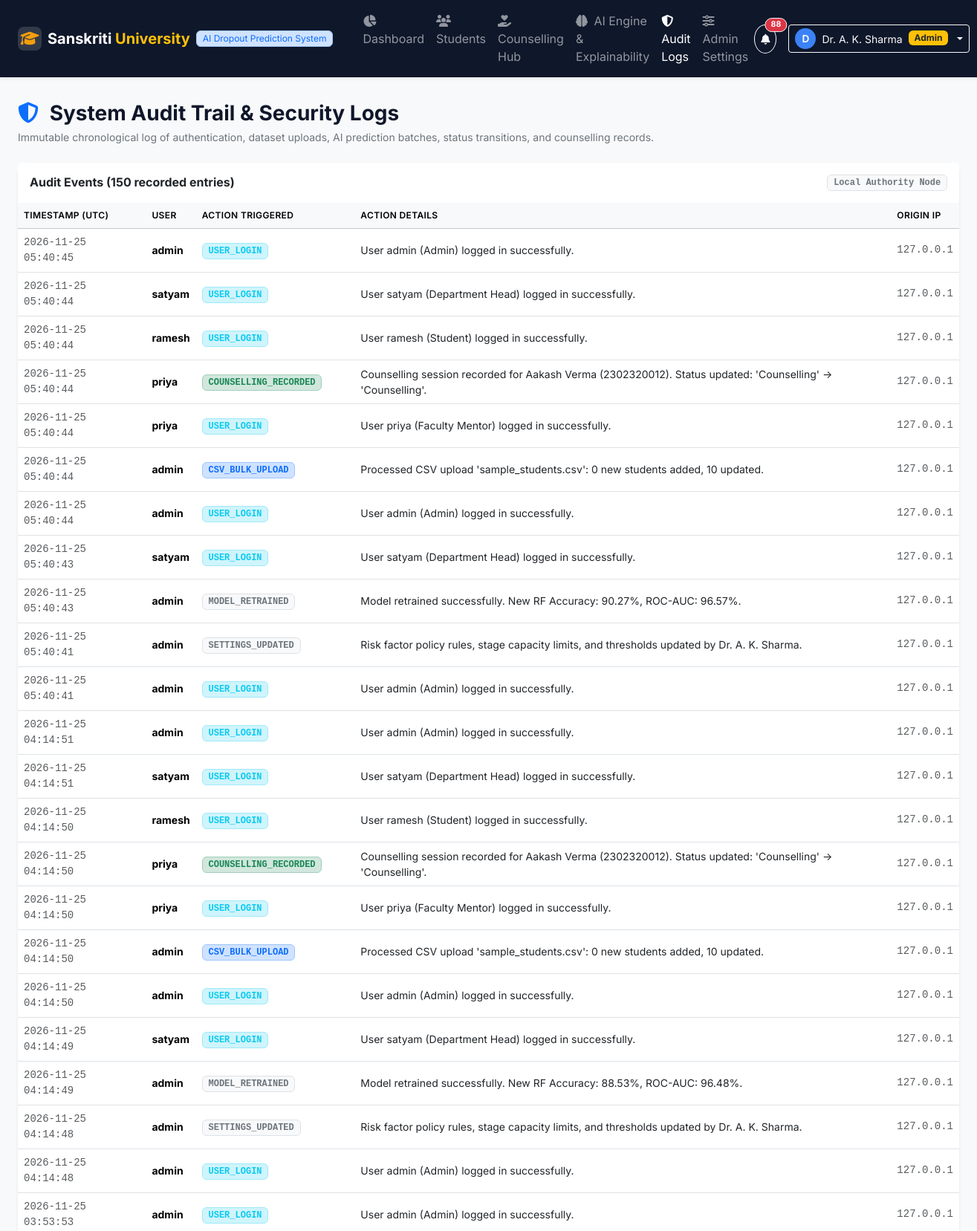
Screenshot of /audit-logs (signed in, upper part) with the database file from the repository.
### database.py (models this page shows)
class AuditLog(db.Model):
    __tablename__ = 'audit_logs'
    id = db.Column(db.Integer, primary_key=True)
    user_id = db.Column(db.Integer, nullable=True)
    username = db.Column(db.String(80), nullable=False, default='System')
    action = db.Column(db.String(100), nullable=False)
    details = db.Column(db.Text, nullable=True)
    ip_address = db.Column(db.String(50), nullable=True, default='127.0.0.1')
    timestamp = db.Column(db.DateTime, default=datetime.utcnow)

### app.py (the view)
    @app.route('/audit-logs')
    @login_required
    @roles_required('Admin', 'Department Head')
    def audit_logs():
        logs = AuditLog.query.order_by(AuditLog.timestamp.desc()).limit(150).all()
        return render_template('audit_logs.html', logs=logs)

### app.py (called while the page is built)
def login_required(f):
    @wraps(f)
    def decorated_function(*args, **kwargs):
        if 'user_id' not in session:
            flash('Please log in to access this portal.', 'warning')
            return redirect(url_for('login', next=request.url))
        return f(*args, **kwargs)
    return decorated_function

def roles_required(*roles):
    def decorator(f):
        @wraps(f)
        def decorated_function(*args, **kwargs):
            if 'user_id' not in session:
                return redirect(url_for('login'))
            user_role = session.get('role')
            if user_role not in roles:
                flash(f"Access denied. Requires one of roles: {', '.join(roles)}", 'danger')
                return redirect(url_for('dashboard'))
            return f(*args, **kwargs)
        return decorated_function
    return decorator

### templates/audit_logs.html (shortened to what this page needs)
{% extends 'base.html' %}
{% block content %}
<div class="container-fluid px-3 px-lg-4">
    <div class="d-flex justify-content-between align-items-center mb-4">
        <div>
            <h3 class="fw-bold text-navy mb-1">
                <i class="fa-solid fa-shield-halved text-primary me-2"></i> System Audit Trail & Security Logs
            </h3>
            <p class="text-secondary small mb-0">
                Immutable chronological log of authentication, dataset uploads, AI prediction batches, status transitions, and counselling records.
            </p>
        </div>
    </div>
    <div class="card border-0 shadow-sm rounded-4">
        <div class="card-header bg-white border-0 py-3 d-flex justify-content-between align-items-center">
            <h6 class="fw-bold text-dark mb-0">Audit Events ({{ logs|length }} recorded entries)</h6>
            <span class="badge bg-light text-secondary border font-monospace">Local Authority Node</span>
        </div>
        <div class="card-body p-0">
            <div class="table-responsive">
                <table class="table table-hover align-middle mb-0 small">
                    <thead class="table-light text-secondary">
                        <tr>
                            <th>Timestamp (UTC)</th>
                            <th>User</th>
                            <th>Action Triggered</th>
                            <th>Action Details</th>
                            <th>Origin IP</th>
                        </tr>
                    </thead>
                    <tbody>
                        {% for log in logs %}
                        <tr>
                            <td class="font-monospace text-muted">{{ log.timestamp.strftime('%Y-%m-%d %H:%M:%S') }}</td>
                            <td>
                                <strong>{{ log.username }}</strong>
                            </td>
                            <td>
                                <span class="badge
                                    {% if 'LOGIN' in log.action %}bg-info-subtle text-info border border-info-subtle
                                    {% elif 'UPLOAD' in log.action %}bg-primary-subtle text-primary border border-primary-subtle
                                    {% elif 'PREDICTION' in log.action %}bg-warning-subtle text-warning-emphasis border border-warning-subtle
                                    {% elif 'COUNSELLING' in log.action %}bg-success-subtle text-success border border-success-subtle
                                    {% elif 'ESCALATION' in log.action %}bg-danger-subtle text-danger border border-danger-subtle
                                    {% else %}bg-light text-secondary border{% endif %} fs-xs font-monospace">
                                    {{ log.action }}
                                </span>
                            </td>
                            <td class="text-dark">{{ log.details }}</td>
                            <td class="font-monospace text-muted">{{ log.ip_address or '127.0.0.1' }}</td>
                        </tr>
                        {% else %}
                        <tr>
                            <td colspan="5" class="text-center py-5 text-muted">
                                No audit log records available.
                            </td>
                        </tr>
                        {% endfor %}
                    </tbody>
                </table>
            </div>
        </div>
    </div>
</div>
{% endblock %}

### static/css/style.css (style rules this page uses)
:root { --primary-color: #1a56db; --navy-color: #0f172a; --navy-header: #1e293b; --accent-warning: #f59e0b; --accent-danger: #ef4444; --accent-success: #10b981; --bg-light: #f8fafc; }
body { font-family: 'Inter', system-ui, -apple-system, sans-serif; color: #1e293b; background-color: var(--bg-light); }
.text-navy { color: var(--navy-color) !important; }
.fs-xs { font-size: 0.75rem !important; }
.table th { font-weight: 600; text-transform: uppercase; font-size: 0.75rem; letter-spacing: 0.03em; }

### rows the page displays
AuditLog: timestamp "2026-11-25 05:40:45", username "admin", action "USER_LOGIN", details "User admin (Admin) logged in successfully.", ip_address "127.0.0.1"
AuditLog: timestamp "2026-11-25 05:40:44", username "satyam", action "USER_LOGIN", details "User satyam (Department Head) logged in successfully.", ip_address "127.0.0.1"
AuditLog: timestamp "2026-11-25 05:40:44", username "ramesh", action "USER_LOGIN", details "User ramesh (Student) logged in successfully.", ip_address "127.0.0.1"
AuditLog: timestamp "2026-11-25 05:40:44", username "priya", action "COUNSELLING_RECORDED", details "Counselling session recorded for Aakash Verma (2302320012). Status updated: 'Counselling' -> 'Counselling'.", ip_address "127.0.0.1"
AuditLog: timestamp "2026-11-25 05:40:44", username "priya", action "USER_LOGIN", details "User priya (Faculty Mentor) logged in successfully.", ip_address "127.0.0.1"
AuditLog: timestamp "2026-11-25 05:40:44", username "admin", action "CSV_BULK_UPLOAD", details "Processed CSV upload 'sample_students.csv': 0 new students added, 10 updated.", ip_address "127.0.0.1"
AuditLog: timestamp "2026-11-25 05:40:44", username "admin", action "USER_LOGIN", details "User admin (Admin) logged in successfully.", ip_address "127.0.0.1"
AuditLog: timestamp "2026-11-25 05:40:43", username "satyam", action "USER_LOGIN", details "User satyam (Department Head) logged in successfully.", ip_address "127.0.0.1"
AuditLog: timestamp "2026-11-25 05:40:43", username "admin", action "MODEL_RETRAINED", details "Model retrained successfully. New RF Accuracy: 90.27%, ROC-AUC: 96.57%.", ip_address "127.0.0.1"
AuditLog: timestamp "2026-11-25 05:40:41", username "admin", action "SETTINGS_UPDATED", details "Risk factor policy rules, stage capacity limits, and thresholds updated by Dr. A. K. Sharma.", ip_address "127.0.0.1"
AuditLog: timestamp "2026-11-25 05:40:41", username "admin", action "USER_LOGIN", details "User admin (Admin) logged in successfully.", ip_address "127.0.0.1"
AuditLog: timestamp "2026-11-25 04:14:51", username "admin", action "USER_LOGIN", details "User admin (Admin) logged in successfully.", ip_address "127.0.0.1"
AuditLog: timestamp "2026-11-25 04:14:51", username "satyam", action "USER_LOGIN", details "User satyam (Department Head) logged in successfully.", ip_address "127.0.0.1"
AuditLog: timestamp "2026-11-25 04:14:50", username "ramesh", action "USER_LOGIN", details "User ramesh (Student) logged in successfully.", ip_address "127.0.0.1"
AuditLog: timestamp "2026-11-25 04:14:50", username "priya", action "COUNSELLING_RECORDED", details "Counselling session recorded for Aakash Verma (2302320012). Status updated: 'Counselling' -> 'Counselling'.", ip_address "127.0.0.1"
AuditLog: timestamp "2026-11-25 04:14:50", username "priya", action "USER_LOGIN", details "User priya (Faculty Mentor) logged in successfully.", ip_address "127.0.0.1"
AuditLog: timestamp "2026-11-25 04:14:50", username "admin", action "CSV_BULK_UPLOAD", details "Processed CSV upload 'sample_students.csv': 0 new students added, 10 updated.", ip_address "127.0.0.1"
AuditLog: timestamp "2026-11-25 04:14:50", username "admin", action "USER_LOGIN", details "User admin (Admin) logged in successfully.", ip_address "127.0.0.1"
AuditLog: timestamp "2026-11-25 04:14:49", username "satyam", action "USER_LOGIN", details "User satyam (Department Head) logged in successfully.", ip_address "127.0.0.1"
AuditLog: timestamp "2026-11-25 04:14:49", username "admin", action "MODEL_RETRAINED", details "Model retrained successfully. New RF Accuracy: 88.53%, ROC-AUC: 96.48%.", ip_address "127.0.0.1"
AuditLog: timestamp "2026-11-25 04:14:48", username "admin", action "SETTINGS_UPDATED", details "Risk factor policy rules, stage capacity limits, and thresholds updated by Dr. A. K. Sharma.", ip_address "127.0.0.1"
AuditLog: timestamp "2026-11-25 04:14:48", username "admin", action "USER_LOGIN", details "User admin (Admin) logged in successfully.", ip_address "127.0.0.1"
AuditLog: timestamp "2026-11-25 03:53:53", username "admin", action "USER_LOGIN", details "User admin (Admin) logged in successfully.", ip_address "127.0.0.1"

### other values shown
{{ unread_notifications_count }} "88"
{{ current_user.get('name', 'User')[0] }} "D"
{{ current_user.get('name') }} "Dr. A. K. Sharma"
{{ current_user.get('role') }} "Admin"
{{ logs|length }} "150"
